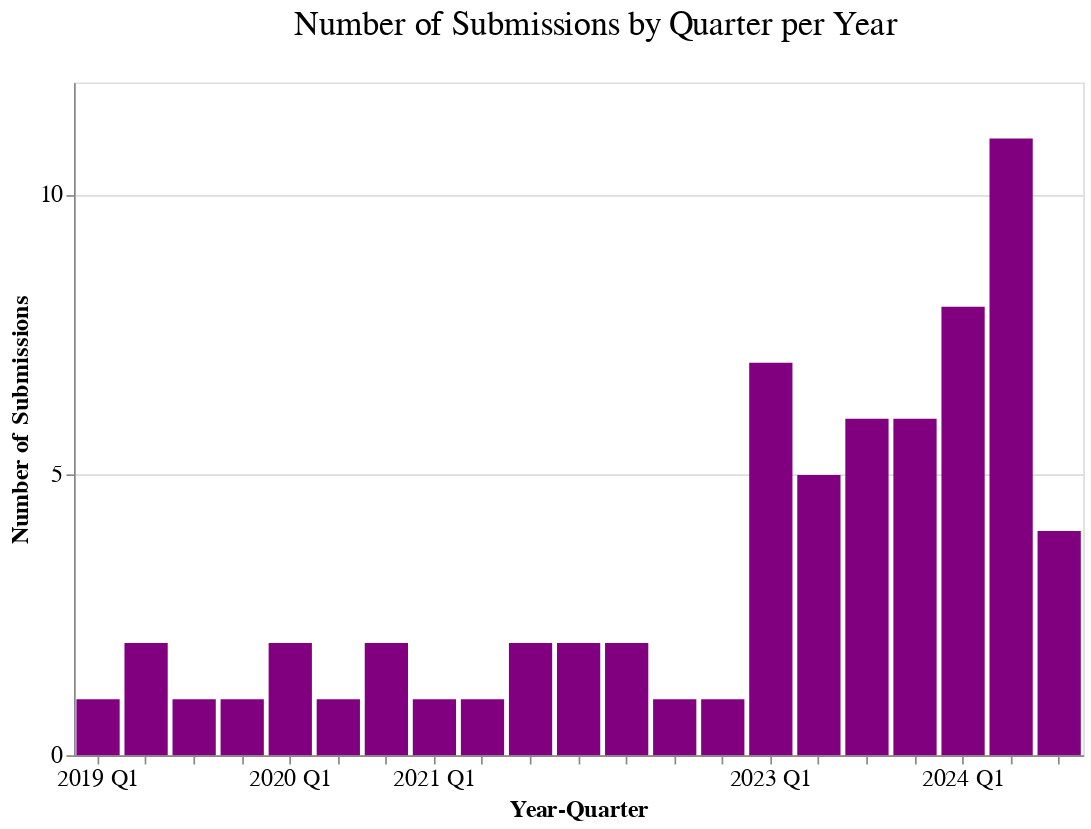

Source (notebook cell):
### Code cell
axis_labels = """datum.label == '2019Q1' ? '2019 Q1' : 
                datum.label == '2020Q1' ? '2020 Q1' : 
                datum.label == '2021Q1' ? '2021 Q1' : 
                datum.label == '2022Q1' ? '2022 Q1' :
                datum.label == '2023Q1' ? '2023 Q1' :
                datum.label == '2024Q1' ? '2024 Q1' :
                '' """
chart = (
    alt.Chart(quarterly_counts)
    .mark_bar(color="purple")
    .encode(
        x=alt.X(
            "year_quarter:O",
            title="Year-Quarter",
            axis=alt.Axis(
                labelAngle=0,
                labelExpr=axis_labels,
            ),
        ),
        y=alt.Y(
            "count:Q",
            title="Number of Submissions",
            axis=alt.Axis(tickCount=4, tickMinStep=4),
            scale=alt.Scale(domain=[0, 12]),
        ),
        tooltip=[
            alt.Tooltip("year_quarter:O", title="Quarter"),
            alt.Tooltip("count:Q", title="Number of Issues"),
        ],
    )
    .properties(
        title="Number of Submissions by Quarter per Year",
        width="container",
        height=400,
    )
)

chart.show()

### Figure 1 — Vega-Lite specification as saved in the notebook (floating-point values rounded to 4 significant figures)
{"config": {"title": {"fontSize": 20, "font": "Poppins", "anchor": "middle", "color": "black", "fontWeight": 400, "dy": -20, "dx": 10}, "axis": {"labelFontSize": 14, "titleFontSize": 14, "titleFont": "Poppins", "labelFont": "Poppins"}, "axisX": {"labelAngle": 0}, "legend": {"labelFontSize": 12, "titleFontSize": 14, "titleFont": "Poppins", "labelFont": "Poppins"}, "bar": {"color": "purple", "fill": "purple"}, "line": {"color": "purple"}, "view": {"height": 300, "width": 600, "padding": {"top": 190, "left": 10, "right": 10, "bottom": 90}}}, "data": {"name": "data-c04bbb5eaca01672e3ecf6f5fd2088c9"}, "mark": {"type": "bar", "color": "purple"}, "encoding": {"tooltip": [{"field": "year_quarter", "title": "Quarter", "type": "ordinal"}, {"field": "count", "title": "Number of Issues", "type": "quantitative"}], "x": {"axis": {"labelAngle": 0, "labelExpr": "datum.label == '2019Q1' ? '2019 Q1' : \n                datum.label == '2020Q1' ? '2020 Q1' : \n                datum.label == '2021Q1' ? '2021 Q1' : \n                datum.label == '2022Q1' ? '2022 Q1' :\n                datum.label == '2023Q1' ? '2023 Q1' :\n                datum.label == '2024Q1' ? '2024 Q1' :\n                '' "}, "field": "year_quarter", "title": "Year-Quarter", "type": "ordinal"}, "y": {"axis": {"tickCount": 4, "tickMinStep": 4}, "field": "count", "scale": {"domain": [0, 12]}, "title": "Number of Submissions", "type": "quantitative"}}, "height": 400, "title": "Number of Submissions by Quarter per Year", "width": "container", "$schema": "https://vega.github.io/schema/vega-lite/v5.17.0.json", "datasets": {"data-c04bbb5eaca01672e3ecf6f5fd2088c9": [{"year_quarter": "2019Q1", "count": 1}, {"year_quarter": "2019Q2", "count": 2}, {"year_quarter": "2019Q3", "count": 1}, {"year_quarter": "2019Q4", "count": 1}, {"year_quarter": "2020Q1", "count": 2}, {"year_quarter": "2020Q2", "count": 1}, {"year_quarter": "2020Q3", "count": 2}, {"year_quarter": "2021Q1", "count": 1}, {"year_quarter": "2021Q2", "count": 1}, {"year_quarter": "2021Q3", "count": 2}, {"year_quarter": "2021Q4", "count": 2}, {"year_quarter": "2022Q2", "count": 2}, {"year_quarter": "2022Q3", "count": 1}, {"year_quarter": "2022Q4", "count": 1}, {"year_quarter": "2023Q1", "count": 7}, {"year_quarter": "2023Q2", "count": 5}, {"year_quarter": "2023Q3", "count": 6}, {"year_quarter": "2023Q4", "count": 6}, {"year_quarter": "2024Q1", "count": 8}, {"year_quarter": "2024Q2", "count": 11}, {"year_quarter": "2024Q3", "count": 4}]}}
